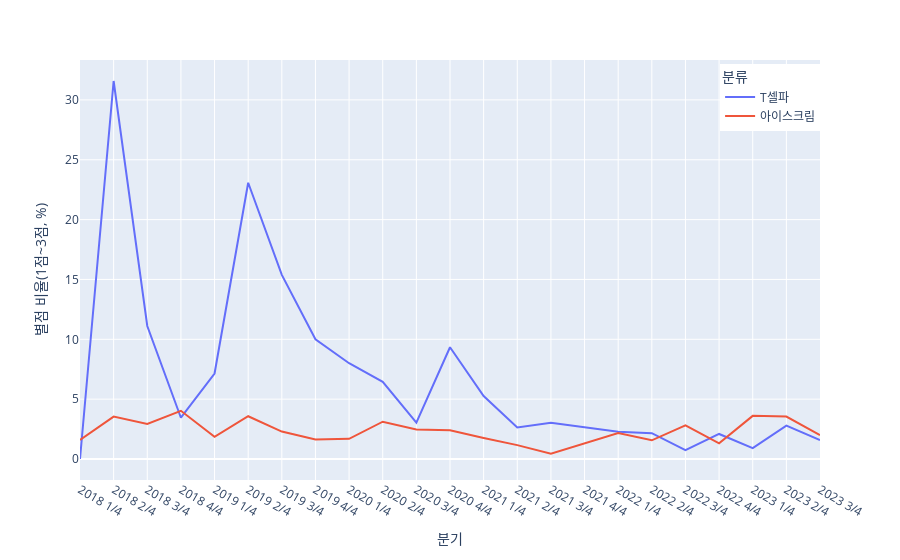

Notebook code for this chart:
### Code cell
# 3점 이하 별점 비율 그래프

import plotly.express as px
fig = px.line(DFs, x = 'quarter', y = '1+2+3', color = '분류',
       labels={'quarter':'분기', '1+2+3':'별점 비율(1점~3점, %)'})

fig.update_layout(legend=dict(
    yanchor="top",
    y=0.99,
    xanchor="left",
    x=0.865
))

fig.show()

### Figure 1 — Plotly figure (JSON) as saved in the notebook; plotly's stock layout.template omitted (floating-point values rounded to 4 significant figures)
{"data": [{"hovertemplate": "분류=T셀파<br>분기=%{x}<br>별점 비율(1점~3점, %)=%{y}<extra></extra>", "legendgroup": "T셀파", "line": {"color": "#636efa", "dash": "solid"}, "marker": {"symbol": "circle"}, "mode": "lines", "name": "T셀파", "orientation": "v", "showlegend": true, "type": "scatter", "x": ["2018 1/4", "2018 2/4", "2018 3/4", "2018 4/4", "2019 1/4", "2019 2/4", "2019 3/4", "2019 4/4", "2020 1/4", "2020 2/4", "2020 3/4", "2020 4/4", "2021 1/4", "2021 2/4", "2021 3/4", "2021 4/4", "2022 1/4", "2022 2/4", "2022 3/4", "2022 4/4", "2023 1/4", "2023 2/4", "2023 3/4"], "xaxis": "x", "y": [0, 31.58, 11.11, 3.448, 7.143, 23.08, 15.38, 10, 8, 6.452, 3.03, 9.333, 5.263, 2.632, 3.03, 2.68, 2.273, 2.158, 0.7326, 2.092, 0.9091, 2.791, 1.587], "yaxis": "y"}, {"hovertemplate": "분류=아이스크림<br>분기=%{x}<br>별점 비율(1점~3점, %)=%{y}<extra></extra>", "legendgroup": "아이스크림", "line": {"color": "#EF553B", "dash": "solid"}, "marker": {"symbol": "circle"}, "mode": "lines", "name": "아이스크림", "orientation": "v", "showlegend": true, "type": "scatter", "x": ["2018 1/4", "2018 2/4", "2018 3/4", "2018 4/4", "2019 1/4", "2019 2/4", "2019 3/4", "2019 4/4", "2020 1/4", "2020 2/4", "2020 3/4", "2020 4/4", "2021 1/4", "2021 2/4", "2021 3/4", "2021 4/4", "2022 1/4", "2022 2/4", "2022 3/4", "2022 4/4", "2023 1/4", "2023 2/4", "2023 3/4"], "xaxis": "x", "y": [1.587, 3.543, 2.92, 4.027, 1.852, 3.571, 2.294, 1.633, 1.688, 3.116, 2.463, 2.405, 1.754, 1.158, 0.4405, 1.294, 2.174, 1.562, 2.817, 1.307, 3.604, 3.55, 2], "yaxis": "y"}], "layout": {"legend": {"title": {"text": "분류"}, "tracegroupgap": 0, "x": 0.865, "xanchor": "left", "y": 0.99, "yanchor": "top"}, "margin": {"t": 60}, "xaxis": {"anchor": "y", "domain": [0, 1], "title": {"text": "분기"}}, "yaxis": {"anchor": "x", "domain": [0, 1], "title": {"text": "별점 비율(1점~3점, %)"}}}}
